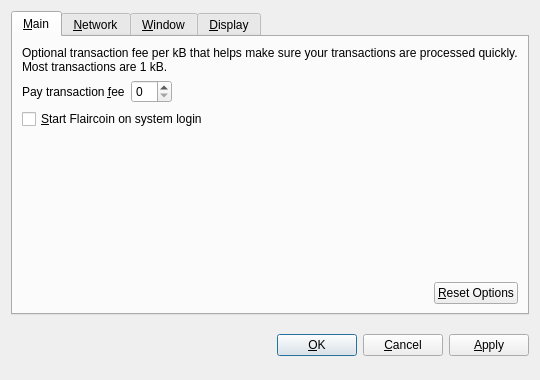
<?xml version="1.0" encoding="UTF-8"?>
<ui version="4.0">
 <class>OptionsDialog</class>
 <widget class="QDialog" name="OptionsDialog">
  <property name="geometry">
   <rect>
    <x>0</x>
    <y>0</y>
    <width>540</width>
    <height>380</height>
   </rect>
  </property>
  <property name="windowTitle">
   <string>Options</string>
  </property>
  <property name="modal">
   <bool>true</bool>
  </property>
  <layout class="QVBoxLayout" name="verticalLayout">
   <item>
    <widget class="QTabWidget" name="tabWidget">
     <property name="tabPosition">
      <enum>QTabWidget::North</enum>
     </property>
     <property name="currentIndex">
      <number>0</number>
     </property>
     <widget class="QWidget" name="tabMain">
      <attribute name="title">
       <string>&amp;Main</string>
      </attribute>
      <layout class="QVBoxLayout" name="verticalLayout_Main">
       <item>
        <widget class="QLabel" name="transactionFeeInfoLabel">
         <property name="text">
          <string>Optional transaction fee per kB that helps make sure your transactions are processed quickly. Most transactions are 1 kB.</string>
         </property>
         <property name="textFormat">
          <enum>Qt::PlainText</enum>
         </property>
         <property name="wordWrap">
          <bool>true</bool>
         </property>
        </widget>
       </item>
       <item>
        <layout class="QHBoxLayout" name="horizontalLayout_1_Main">
         <item>
          <widget class="QLabel" name="transactionFeeLabel">
           <property name="text">
            <string>Pay transaction &amp;fee</string>
           </property>
           <property name="textFormat">
            <enum>Qt::PlainText</enum>
           </property>
           <property name="buddy">
            <cstring>transactionFee</cstring>
           </property>
          </widget>
         </item>
         <item>
          <widget class="BitcoinAmountField" name="transactionFee"/>
         </item>
         <item>
          <spacer name="horizontalSpacer_1_Main">
           <property name="orientation">
            <enum>Qt::Horizontal</enum>
           </property>
           <property name="sizeHint" stdset="0">
            <size>
             <width>40</width>
             <height>20</height>
            </size>
           </property>
          </spacer>
         </item>
        </layout>
       </item>
       <item>
        <widget class="QCheckBox" name="bitcoinAtStartup">
         <property name="toolTip">
          <string>Automatically start Flaircoin after logging in to the system.</string>
         </property>
         <property name="text">
          <string>&amp;Start Flaircoin on system login</string>
         </property>
        </widget>
       </item>
       <item>
        <spacer name="verticalSpacer_Main">
         <property name="orientation">
          <enum>Qt::Vertical</enum>
         </property>
         <property name="sizeHint" stdset="0">
          <size>
           <width>20</width>
           <height>40</height>
          </size>
         </property>
        </spacer>
       </item>
       <item>
        <layout class="QHBoxLayout" name="horizontalLayout_2_Main">
         <item>
          <spacer name="horizontalSpacer_2_Main">
           <property name="orientation">
            <enum>Qt::Horizontal</enum>
           </property>
           <property name="sizeHint" stdset="0">
            <size>
             <width>40</width>
             <height>20</height>
            </size>
           </property>
          </spacer>
         </item>
         <item>
          <widget class="QPushButton" name="resetButton">
           <property name="toolTip">
            <string>Reset all client options to default.</string>
           </property>
           <property name="text">
            <string>&amp;Reset Options</string>
           </property>
           <property name="autoDefault">
            <bool>false</bool>
           </property>
          </widget>
         </item>
        </layout>
       </item>
      </layout>
     </widget>
     <widget class="QWidget" name="tabNetwork">
      <attribute name="title">
       <string>&amp;Network</string>
      </attribute>
      <layout class="QVBoxLayout" name="verticalLayout_Network">
       <item>
        <widget class="QCheckBox" name="mapPortUpnp">
         <property name="toolTip">
          <string>Automatically open the Flaircoin client port on the router. This only works when your router supports UPnP and it is enabled.</string>
         </property>
         <property name="text">
          <string>Map port using &amp;UPnP</string>
         </property>
        </widget>
       </item>
       <item>
        <widget class="QCheckBox" name="connectSocks">
         <property name="toolTip">
          <string>Connect to the Flaircoin network through a SOCKS proxy (e.g. when connecting through Tor).</string>
         </property>
         <property name="text">
          <string>&amp;Connect through SOCKS proxy:</string>
         </property>
        </widget>
       </item>
       <item>
        <layout class="QHBoxLayout" name="horizontalLayout_Network">
         <item>
          <widget class="QLabel" name="proxyIpLabel">
           <property name="text">
            <string>Proxy &amp;IP:</string>
           </property>
           <property name="textFormat">
            <enum>Qt::PlainText</enum>
           </property>
           <property name="buddy">
            <cstring>proxyIp</cstring>
           </property>
          </widget>
         </item>
         <item>
          <widget class="QValidatedLineEdit" name="proxyIp">
           <property name="maximumSize">
            <size>
             <width>140</width>
             <height>16777215</height>
            </size>
           </property>
           <property name="toolTip">
            <string>IP address of the proxy (e.g. 127.0.0.1)</string>
           </property>
          </widget>
         </item>
         <item>
          <widget class="QLabel" name="proxyPortLabel">
           <property name="text">
            <string>&amp;Port:</string>
           </property>
           <property name="textFormat">
            <enum>Qt::PlainText</enum>
           </property>
           <property name="buddy">
            <cstring>proxyPort</cstring>
           </property>
          </widget>
         </item>
         <item>
          <widget class="QLineEdit" name="proxyPort">
           <property name="maximumSize">
            <size>
             <width>55</width>
             <height>16777215</height>
            </size>
           </property>
           <property name="toolTip">
            <string>Port of the proxy (e.g. 9050)</string>
           </property>
          </widget>
         </item>
         <item>
          <widget class="QLabel" name="socksVersionLabel">
           <property name="text">
            <string>SOCKS &amp;Version:</string>
           </property>
           <property name="textFormat">
            <enum>Qt::PlainText</enum>
           </property>
           <property name="buddy">
            <cstring>socksVersion</cstring>
           </property>
          </widget>
         </item>
         <item>
          <widget class="QValueComboBox" name="socksVersion">
           <property name="toolTip">
            <string>SOCKS version of the proxy (e.g. 5)</string>
           </property>
          </widget>
         </item>
         <item>
          <spacer name="horizontalSpacer_Network">
           <property name="orientation">
            <enum>Qt::Horizontal</enum>
           </property>
           <property name="sizeHint" stdset="0">
            <size>
             <width>40</width>
             <height>20</height>
            </size>
           </property>
          </spacer>
         </item>
        </layout>
       </item>
       <item>
        <spacer name="verticalSpacer_Network">
         <property name="orientation">
          <enum>Qt::Vertical</enum>
         </property>
         <property name="sizeHint" stdset="0">
          <size>
           <width>20</width>
           <height>40</height>
          </size>
         </property>
        </spacer>
       </item>
      </layout>
     </widget>
     <widget class="QWidget" name="tabWindow">
      <attribute name="title">
       <string>&amp;Window</string>
      </attribute>
      <layout class="QVBoxLayout" name="verticalLayout_Window">
       <item>
        <widget class="QCheckBox" name="minimizeToTray">
         <property name="toolTip">
          <string>Show only a tray icon after minimizing the window.</string>
         </property>
         <property name="text">
          <string>&amp;Minimize to the tray instead of the taskbar</string>
         </property>
        </widget>
       </item>
       <item>
        <widget class="QCheckBox" name="minimizeOnClose">
         <property name="toolTip">
          <string>Minimize instead of exit the application when the window is closed. When this option is enabled, the application will be closed only after selecting Quit in the menu.</string>
         </property>
         <property name="text">
          <string>M&amp;inimize on close</string>
         </property>
        </widget>
       </item>
       <item>
        <spacer name="verticalSpacer_Window">
         <property name="orientation">
          <enum>Qt::Vertical</enum>
         </property>
         <property name="sizeHint" stdset="0">
          <size>
           <width>20</width>
           <height>40</height>
          </size>
         </property>
        </spacer>
       </item>
      </layout>
     </widget>
     <widget class="QWidget" name="tabDisplay">
      <attribute name="title">
       <string>&amp;Display</string>
      </attribute>
      <layout class="QVBoxLayout" name="verticalLayout_Display">
       <item>
        <layout class="QHBoxLayout" name="horizontalLayout_1_Display">
         <item>
          <widget class="QLabel" name="langLabel">
           <property name="text">
            <string>User Interface &amp;language:</string>
           </property>
           <property name="textFormat">
            <enum>Qt::PlainText</enum>
           </property>
           <property name="buddy">
            <cstring>lang</cstring>
           </property>
          </widget>
         </item>
         <item>
          <widget class="QValueComboBox" name="lang">
           <property name="toolTip">
            <string>The user interface language can be set here. This setting will take effect after restarting Flaircoin.</string>
           </property>
          </widget>
         </item>
        </layout>
       </item>
       <item>
        <layout class="QHBoxLayout" name="horizontalLayout_2_Display">
         <item>
          <widget class="QLabel" name="unitLabel">
           <property name="text">
            <string>&amp;Unit to show amounts in:</string>
           </property>
           <property name="textFormat">
            <enum>Qt::PlainText</enum>
           </property>
           <property name="buddy">
            <cstring>unit</cstring>
           </property>
          </widget>
         </item>
         <item>
          <widget class="QValueComboBox" name="unit">
           <property name="toolTip">
            <string>Choose the default subdivision unit to show in the interface and when sending coins.</string>
           </property>
          </widget>
         </item>
        </layout>
       </item>
       <item>
        <widget class="QCheckBox" name="displayAddresses">
         <property name="toolTip">
          <string>Whether to show Flaircoin addresses in the transaction list or not.</string>
         </property>
         <property name="text">
          <string>&amp;Display addresses in transaction list</string>
         </property>
        </widget>
       </item>
       <item>
        <widget class="QCheckBox" name="coinControlFeatures">
         <property name="toolTip">
          <string>Whether to show coin control features or not.</string>
         </property>
         <property name="text">
          <string>Display coin &amp;control features (experts only!)</string>
         </property>
        </widget>
       </item>
       <item>
        <spacer name="verticalSpacer_Display">
         <property name="orientation">
          <enum>Qt::Vertical</enum>
         </property>
         <property name="sizeHint" stdset="0">
          <size>
           <width>20</width>
           <height>40</height>
          </size>
         </property>
        </spacer>
       </item>
      </layout>
     </widget>
    </widget>
   </item>
   <item>
    <layout class="QHBoxLayout" name="horizontalLayout_Buttons">
     <item>
      <spacer name="horizontalSpacer_1">
       <property name="orientation">
        <enum>Qt::Horizontal</enum>
       </property>
       <property name="sizeHint" stdset="0">
        <size>
         <width>40</width>
         <height>48</height>
        </size>
       </property>
      </spacer>
     </item>
     <item>
      <widget class="QLabel" name="statusLabel">
       <property name="font">
        <font>
         <weight>75</weight>
         <bold>true</bold>
        </font>
       </property>
       <property name="text">
        <string/>
       </property>
       <property name="textFormat">
        <enum>Qt::PlainText</enum>
       </property>
       <property name="wordWrap">
        <bool>true</bool>
       </property>
      </widget>
     </item>
     <item>
      <spacer name="horizontalSpacer_2">
       <property name="orientation">
        <enum>Qt::Horizontal</enum>
       </property>
       <property name="sizeHint" stdset="0">
        <size>
         <width>40</width>
         <height>48</height>
        </size>
       </property>
      </spacer>
     </item>
     <item>
      <widget class="QPushButton" name="okButton">
       <property name="text">
        <string>&amp;OK</string>
       </property>
      </widget>
     </item>
     <item>
      <widget class="QPushButton" name="cancelButton">
       <property name="text">
        <string>&amp;Cancel</string>
       </property>
       <property name="autoDefault">
        <bool>false</bool>
       </property>
      </widget>
     </item>
     <item>
      <widget class="QPushButton" name="applyButton">
       <property name="text">
        <string>&amp;Apply</string>
       </property>
       <property name="autoDefault">
        <bool>false</bool>
       </property>
      </widget>
     </item>
    </layout>
   </item>
  </layout>
 </widget>
 <customwidgets>
  <customwidget>
   <class>BitcoinAmountField</class>
   <extends>QSpinBox</extends>
   <header>bitcoinamountfield.h</header>
  </customwidget>
  <customwidget>
   <class>QValueComboBox</class>
   <extends>QComboBox</extends>
   <header>qvaluecombobox.h</header>
  </customwidget>
  <customwidget>
   <class>QValidatedLineEdit</class>
   <extends>QLineEdit</extends>
   <header>qvalidatedlineedit.h</header>
  </customwidget>
 </customwidgets>
 <resources/>
 <connections/>
</ui>
